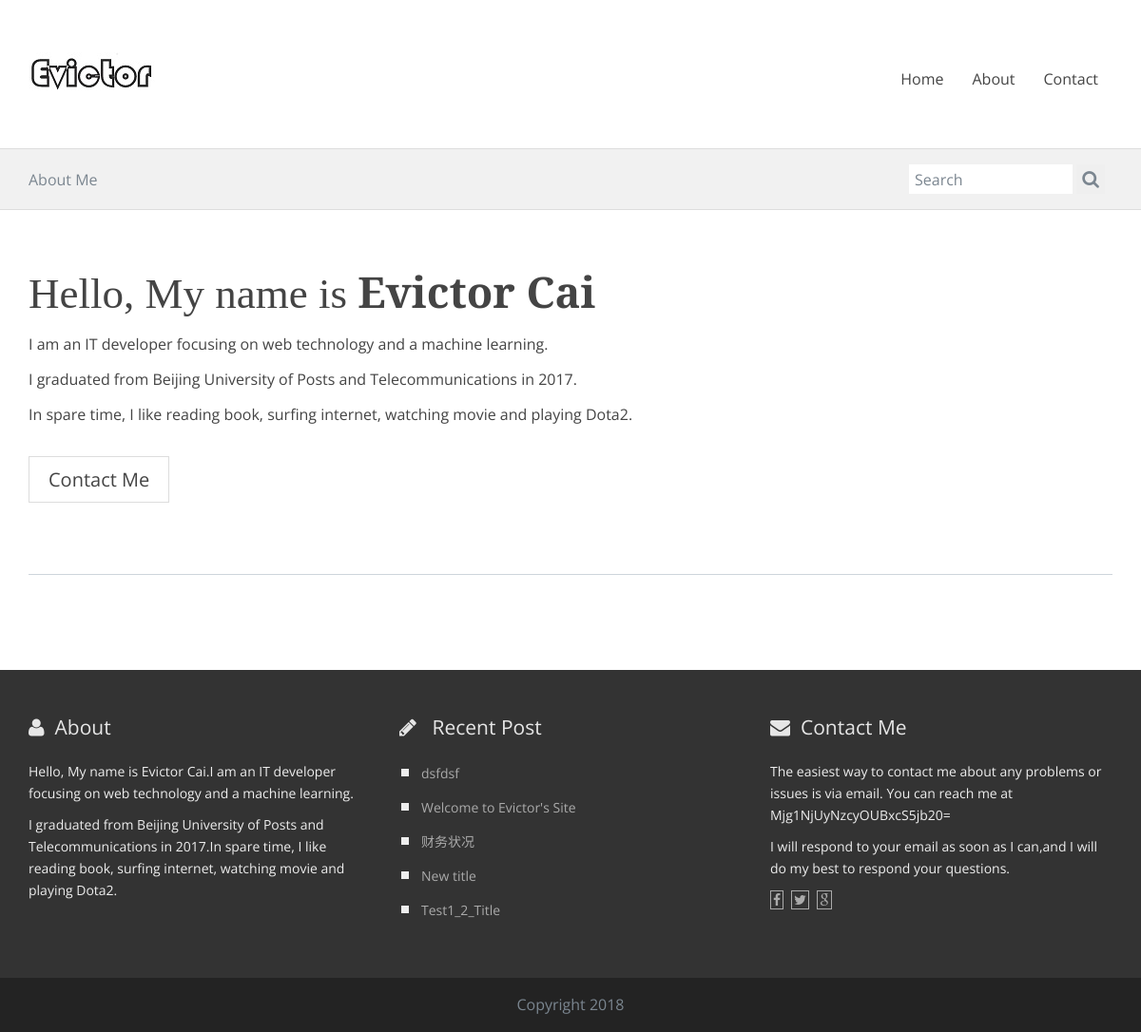
The app's page /blog/about/ with its own data.
### blog/models.py (models this page shows, shortened)
class Post(models.Model):
    STATUS_CHOICES = (
        ('draft', 'Draft'),
        ('published', 'Published'),
    )
    title = models.CharField(max_length=250)
    slug = models.SlugField(
        max_length=250,
        unique_for_date='publish'
    )
    author = models.ForeignKey(
        User,
        related_name='blog_posts',
        on_delete = models.CASCADE
    )
    body = models.TextField()
    publish = models.DateTimeField(
        default=timezone.now
    )
    created = models.DateTimeField(auto_now_add=True)
    updated = models.DateTimeField(auto_now=True)
    status = models.CharField(
        max_length=10,
        choices=STATUS_CHOICES,
        default='draft'
    )
    objects = models.Manager() # The default manager
    published = PublishedManager() # Our custom manager
    tags = TaggableManager()
    class Meta:
        ordering = ('-publish',)
    def get_absolute_url(self):
        return reverse('blog:post_detail',
                       args=[self.publish.year,
                             self.publish.strftime('%m'),
                             self.publish.strftime('%d'),
                             self.slug])

### blog/views.py (the view)
def about_me(request):
    return render(request,
                  'blog/about.html',)

### blog/models.py (called while the page is built)
    def get_queryset(self):
        return super(PublishedManager,self).get_queryset()\
                .filter(status = 'published')

### blog/templatetags/blog_tags.py (called while the page is built)
@register.simple_tag
def total_posts():
    return Post.published.count()

@register.inclusion_tag('blog/post/latest_posts.html')
def show_latest_posts(count=3):
    latest_posts = Post.published.order_by('-publish')[:count]
    return {'latest_posts': latest_posts}

### blog/templates/blog/about.html (shortened to what this page needs)
{% extends "blog/base.html" %}
{% block subtitle %}About Me{% endblock %}
{% block content %}
<div class="container about">
	<h1>Hello, My name is <span class="about-bold">  Evictor Cai</span></h1>
	<p>I am an IT developer focusing on web technology and a machine learning. </p>
	<p>I graduated from Beijing University of Posts and Telecommunications in 2017.</p>
	<p>In spare time, I like reading book, surfing internet, watching movie and playing Dota2.</p>
	<div class="about-button">
		<a class="btn btn-xlarge btn-clean-one" href="{% url "blog:contact_me" %}">Contact Me</a>
	</div>
	<hr>
</div>
{% endblock %}

### blog/templates/blog/post/latest_posts.html
<ul class="clean-list">
{% for post in latest_posts %}
    <li><a href="{{ post.get_absolute_url }}">{{ post.title }}</a></li>
{% endfor %}
</ul>

### blog/static/css/style.css (style rules this page uses)
body { font-size: 16px; line-height: 27px; font-family: 'Open Sans', sans-serif; color: #444; background-color: #fff; }
a { color: #5b6268; }
h1 { font-size: 45px; line-height: 60px; font-weight: normal; font-family: 'PT Serif', serif; }
hr { border-top-color: #ced5db; }
.widewrapper.footer a { color: #7b8690; }
.clean-list { list-style: none; }
.clean-list li { line-height: 23px; margin-bottom: 14px; }
.clean-list li:before { content: ""; background-color: #444; border-style: solid; border-width: 4px 4px; display: block; width: 8px; left: -20px; top: 15px; position: relative; }
.footer .clean-list { margin-top: -6px; padding-left: 23px; }
.footer .clean-list li { margin-bottom: 5px; }
.footer .clean-list li a { color: #aaa; padding-bottom: 5px; }
.footer .clean-list li:before { left: -21px; }
.content, .about { padding-top: 36px; padding-bottom: 80px; }
.about hr { margin-top: 75px; }
.about-button { margin-top: 30px; }
.about-bold { font-weight: bold; }
.btn-clean-one { color: #444; border: 1px solid #ddd; }
.btn-xlarge { padding: 10px 20px; font-size: 20px; line-height: normal; border-radius: 0px; }

### records on screen
Post: title "dsfdsf"
Post: title "Welcome to Evictor's Site"
Post: title "财务状况"
Post: title "New title"
Post: title "Test1_2_Title"
